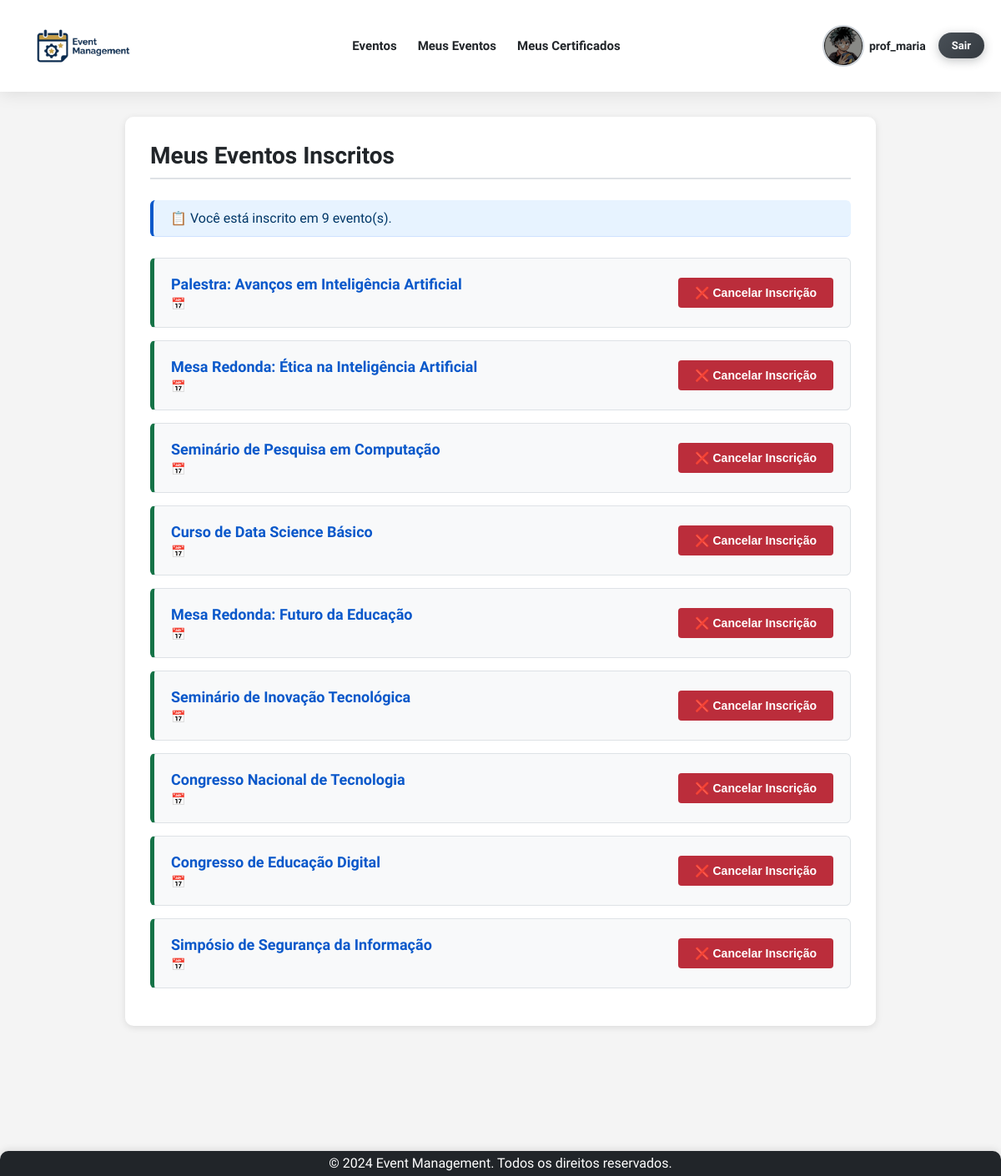
The page /meus-event_subscribed/subscribed/ (signed in) on the database its author committed.
### app/models.py (models this page shows, shortened)
class UserRegister(AbstractBaseUser):
    type_user_choices = [
        ('Estudante', 'Estudante'),
        ('Professor', 'Professor'),
        ('Organizador', 'Organizador'),
    ]
    username = models.CharField(max_length=150, unique=True)
    email = models.EmailField(unique=True)
    name = models.CharField(max_length=150)
    phone = models.CharField(max_length=20, blank=True, null=True)
    institution = models.CharField(max_length=150, blank=True, null=True)
    user_type = models.CharField(max_length=20, choices=type_user_choices, default ='Estudante', verbose_name="Tipo de Usuário")
    image = models.ImageField(upload_to='usuarios/', null=True, blank=True)
    USERNAME_FIELD = 'username' # Define 'username' como o campo usado para login.
    REQUIRED_FIELDS = ['email', 'name'] # Define os campos obrigatórios na criação de usuário (além de USERNAME_FIELD e password).
    objects = UserRegisterManager() # Associa o Manager customizado ao modelo.
    class Meta:
        db_table = 'user_register'
        ordering = ['username']
        verbose_name = 'Registro de Usuário'
        verbose_name_plural = 'Registros de Usuário'

class Event(models.Model):
    event_type_choices = [
        ('Palestra', 'Palestra'),
        ('Workshop', 'Workshop'),
        ('Seminário', 'Seminário'),
        ('Curso', 'Curso'),
        ('Congresso', 'Congresso'),
        ('Simpósio', 'Simpósio'),
        ('Fórum', 'Fórum'),
        ('Mesa Redonda', 'Mesa Redonda'),
    ]
    title = models.CharField(max_length=200, verbose_name="Título")
    description = models.TextField(verbose_name="Descrição")
    image = models.ImageField(
        upload_to='eventos/',
        verbose_name='Imagem do Evento',
        null=True,
        blank=True
    )
    initial_date = models.DateField(default= '9999-12-31', verbose_name="Data de Início")
    final_date = models.DateField(default='9999-12-31', verbose_name="Data Final")
    location = models.CharField(max_length=200, verbose_name="Local")
    max_capacity = models.IntegerField(verbose_name="Capacidade Máxima")
    creator = models.ForeignKey(
        settings.AUTH_USER_MODEL,
        on_delete=models.CASCADE,
        related_name='created_events', # Relacionamento reverso para eventos criados pelo usuário.
        null=True,
        blank=True,
        verbose_name="Criador"
    )
    professor = models.ForeignKey(
        settings.AUTH_USER_MODEL,
        on_delete=models.SET_NULL,  # Mantém o evento se o professor for deletado (o campo será nulo).
        null=True,
        blank=True,
        verbose_name="Professor Responsável",
        related_name="instructed_events",
        limit_choices_to={'user_type': 'Professor'} # Limita as opções de escolha no admin/formulário.
    )
    event_type = models.CharField(max_length=20, choices=event_type_choices, default='Palestra', verbose_name="Tipo de Evento")
    event_start = models.TimeField(null=False, blank=True, verbose_name="Horario de Início")
    event_end = models.TimeField(null=False, blank=True, verbose_name="Horario de Término")
    participants = models.ManyToManyField(
        settings.AUTH_USER_MODEL,
        through='EventParticipant', # Define que a relação M2M será gerenciada pelo modelo EventParticipant.
        through_fields=('event', 'participant'),
        related_name='attended_events', # Relacionamento reverso para eventos que o usuário participa.
        blank=True,
        verbose_name="Participantes"
    )
    event_finalized = models.BooleanField(default=False, verbose_name="Evento Finalizado")
    class Meta:
        db_table = 'event'
        ordering = ['initial_date']
        verbose_name = 'Evento'
        verbose_name_plural = 'Eventos'

### app/views.py (the view)
# urls.py: path('meus-event_subscribed/subscribed/', views.event_subscribed_list, name='event_subscribed'),
@login_required
def event_subscribed_list(request):
    eventos = request.user.attended_events.all() # Acessa a lista de eventos nos quais o usuário está inscrito
    context = {
        'eventos': eventos,
        'page_title': 'Meus Eventos Inscritos'
    }
    return render(request, 'event/event_subscribed.html', context)

### app/templates/event/event_subscribed.html (shortened to what this page needs)
{% extends 'base.html' %}
{% block content %}
<div class="subscribed-events-container">
    <h2>Meus Eventos Inscritos</h2>
    <hr>
    {% if eventos %}
        <p class="events-count">📋 Você está inscrito em {{ eventos|length }} evento(s).</p>
        <ul class="subscribed-events-list">
            {% for evento in eventos %}
                <li class="subscribed-event-item">
                    <div class="event-info">
                        <a href="{% url 'event_detail' pk=evento.pk %}">
                            <strong>{{ evento.title }}</strong>
                        </a>
                        <small>📅 {{ evento.date|date:"d/m/Y H:i" }}</small>
                    </div>
                    <form method="post" action="{% url 'toggle_registration' pk=evento.pk %}" class="unsubscribe-form">
                        <button type="submit">❌ Cancelar Inscrição</button>
                    </form>
                </li>
            {% endfor %}
        </ul>
    {% else %}
        <div class="no-events-message">
            <p>🎫 Você ainda não está inscrito em nenhum evento.</p>
            <a href="{% url 'event_list' %}">👉 Veja todos os eventos disponíveis</a>
        </div>
    {% endif %}
</div>
{% endblock %}

### app/templates/base.html (shortened to what this page needs)
{% load static %}
<!DOCTYPE html>
<html lang="pt-br">
<head>
    <link rel="stylesheet" type="text/css" href="{% static 'css/style.css' %}">
</head>
<body>
    <header class="header">
        {% block header %}
        <nav>
            <div class="nav-brand">
                <a href="{% url 'home' %}"><img class="logo" src="{% static 'img/logo.png' %}" alt="logo do sistema de Gerenciamento de Eventos"></a>
            </div>
            <ul class="nav-menu">
                <li><a id="event_button" href="{% url 'event_list' %}">Eventos</a></li>
                {% if user.is_authenticated %}
                    <li>
                        <a href="{% url 'event_subscribed' %}">Meus Eventos</a>
                    </li>
                    <li>
                        <a href="{% url 'certificate_list' %}">Meus Certificados</a>
                    </li>
                {% endif %}
            </ul>
            <div class="user-actions">
                {% if user.is_authenticated %}
                    <a class="profile-link" href="{% url 'profile' %}">
                        {% if user.image %}
                            <img class="user-avatar-menu" src="{{ user.image.url }}" alt="Avatar de {{ user.username }}">
                        {% else %}
                            <img class="user-avatar-menu" src="{% static 'img/default-avatar.jpg' %}" alt="Avatar padrão">
                        {% endif %}
                        <span class="profile-username">{{ user.username }}</span>
                    </a>
                    <a class="logout-link" href="{% url 'logout' %}">Sair</a>
                {% else %}
                    <a href="{% url 'login' %}">Entrar</a>
                    <a href="{% url 'register' %}">Registro</a>
                {% endif %}
            </div>
        </nav>
        {% endblock %}
    </header>
    <main>
        {% block content %}{% endblock %}
    </main>
    <footer class="footer">
        {% block footer %}
            <p>&copy; 2024 Event Management. Todos os direitos reservados.</p>
        {% endblock %}
    </footer>
</body>
</html>

### static/css/style.css (style rules this page uses)
* { margin: 0; padding: 0; box-sizing: border-box; scroll-behavior: smooth; }
body { font-family: 'BioRhyme', serif; font-optical-sizing: auto; font-weight: 400; font-style: normal; font-variation-settings: "wdth" 100; background: #f4f4f4; color: #212529; overflow-x: hidden; min-height: 100vh; display: flex; flex-direction: column; }
.header { background: #ffffff; box-shadow: 0 2px 20px rgba(0, 0, 0, 0.1); padding: 0 20px; position: sticky; top: 0; z-index: 1000; }
.header nav { display: flex; align-items: center; justify-content: space-between; max-width: 1200px; margin: 0 auto; padding: 12px 0; }
.header ul { display: flex; list-style: none; margin: 0; padding: 0; align-items: center; gap: 25px; }
.logo { display: flex; align-items: center; justify-content: center; padding: 8px 16px; transition: all 0.4s ease; max-width: 160px; }
.header .nav-brand a::after { content: none; }
.header nav a { text-decoration: none; color: #212529; font-weight: 600; font-size: 15px; transition: all 0.3s ease; position: relative; padding: 6px 0; }
.header nav a::after { content: ''; position: absolute; bottom: 0; left: 0; width: 0; height: 2px; background: #0a58ca; transition: width 0.3s ease; }
.header .user-actions a::after { content: none; }
.user-actions { display: flex; align-items: center; gap: 15px; }
.profile-link { display: flex; align-items: center; gap: 6px; text-decoration: none; color: #212529; transition: all 0.3s ease; }
.user-avatar-menu { width: 50px; height: 50px; border-radius: 50%; object-fit: cover; border: 2px solid #ced4da; transition: all 0.3s ease; }
.profile-username { font-weight: 600; font-size: 14px; }
.user-actions a:not(.profile-link) { background: linear-gradient(135deg, #4c51bf 0%, #764ba2 100%); color: white; padding: 8px 16px; border-radius: 20px; font-weight: 700; font-size: 13px; text-decoration: none; transition: all 0.3s ease; box-shadow: 0 3px 12px rgba(76, 81, 191, 0.3); }
.logout-link { background: linear-gradient(135deg, #495057 0%, #343a40 100%) !important; box-shadow: 0 3px 12px rgba(52, 58, 64, 0.3) !important; }
main { flex: 1; min-height: calc(100vh - 200px); padding-bottom: 150px; width: 100%; }
.footer { background: #212529; color: #fff; text-align: center; padding: 15px 0; position: fixed; width: 100%; bottom: 0; left: 0; box-shadow: 0 -2px 8px rgba(0, 0, 0, 0.1); z-index: 1000; border-radius: 10px 10px 0 0; }
.footer p { margin: -10px; }
.welcome-container, .events-container, .subscribed-events-container, .event-form-container, .delete-confirmation-container, .event-detail-container, .profile-container, .profile-edit-container, .certificates-container { background: #fff; margin: 30px auto; padding: 40px; border-radius: 10px; box-shadow: 0 2px 8px rgba(0, 0, 0, 0.1); }
.events-container, .subscribed-events-container { max-width: 900px; padding: 30px; }
.events-container h2, .subscribed-events-container h2, .event-form-container h2, .profile-container h2, .profile-edit-container h2 { color: #212529; margin-bottom: 10px; font-size: 28px; }
.events-container hr, .subscribed-events-container hr, .event-form-container hr { border: none; border-top: 2px solid #dee2e6; margin-bottom: 25px; }
.unsubscribe-form button { padding: 10px 20px; background: #bb2d3b; color: #fff; border: none; border-radius: 4px; cursor: pointer; font-size: 14px; font-weight: 600; transition: background 0.3s ease; }
.events-list, .subscribed-events-list { list-style: none; padding: 0; margin: 0; }
.event-item, .subscribed-event-item { background: #f8f9fa; padding: 20px; margin-bottom: 15px; border-radius: 6px; transition: transform 0.2s ease, box-shadow 0.2s ease; border: 1px solid #dee2e6; }
.subscribed-event-item { border-left: 5px solid #157347; display: flex; justify-content: space-between; align-items: center; }
.events-count { background: #e7f3ff; padding: 12px 20px; border-radius: 6px; color: #003768; margin-bottom: 25px; border-left: 4px solid #0a58ca; border-bottom: 1px solid #cfe2ff; }
.event-info { flex: 1; }
.event-info a { text-decoration: none; color: #0a58ca; font-size: 18px; font-weight: 700; transition: color 0.3s ease; }
.event-info small { display: block; color: #495057; font-size: 14px; margin-top: 5px; }
.unsubscribe-form { margin-left: 20px; }

### rows shown on the page
UserRegister: image (picture), username "prof_maria"
Event: title "Palestra: Avanços em Inteligência Artificial"
Event: title "Mesa Redonda: Ética na Inteligência Artificial"
Event: title "Seminário de Pesquisa em Computação"
Event: title "Curso de Data Science Básico"
Event: title "Mesa Redonda: Futuro da Educação"
Event: title "Seminário de Inovação Tecnológica"
Event: title "Congresso Nacional de Tecnologia"
Event: title "Congresso de Educação Digital"
Event: title "Simpósio de Segurança da Informação"

### other values the page prints
{{ eventos|length }} "9"
